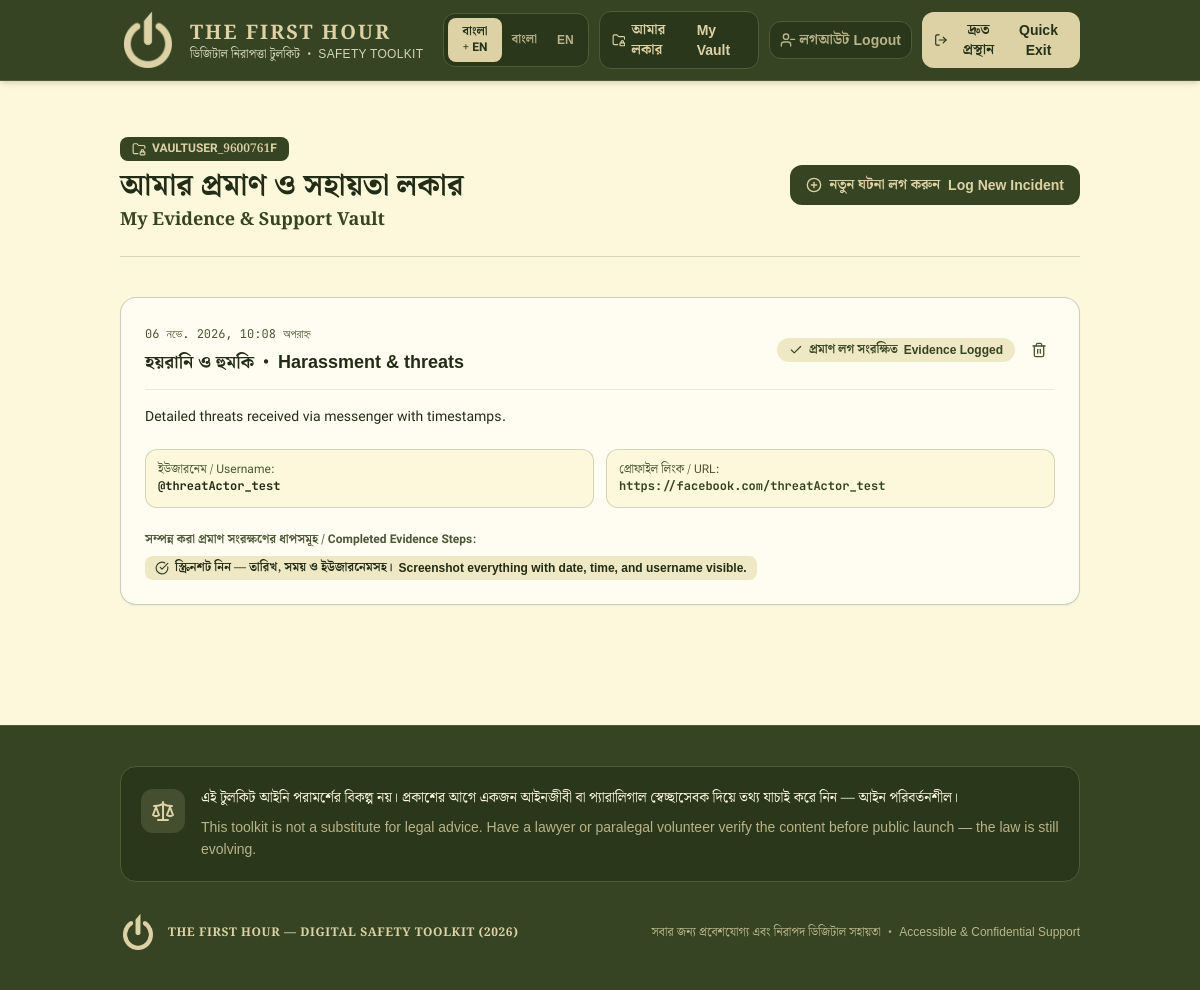
The app's page /dashboard/ (signed in) with its own data.
### toolkit/models.py (models this page shows, shortened)
class IncidentReport(models.Model):
    statusChoices = [
        ('saved', 'প্রমাণ সংরক্ষিত / Evidence Saved'),
        ('supportRequested', 'সহায়তা চাওয়া হয়েছে / Support Requested'),
        ('resolved', 'সমাধান হয়েছে / Resolved'),
    ]
    user = models.ForeignKey(User, on_delete=models.CASCADE, related_name='incidentReports')
    situation = models.ForeignKey(Situation, on_delete=models.SET_NULL, null=True)
    offenderUsername = models.CharField(max_length=200, blank=True)
    offenderProfileUrl = models.URLField(max_length=500, blank=True)
    incidentDetails = models.TextField()
    completedEvidenceSteps = models.ManyToManyField(EvidenceStep, blank=True)
    requestPeerSupport = models.BooleanField(default=False)
    contactPreference = models.CharField(max_length=200, blank=True)
    status = models.CharField(max_length=30, choices=statusChoices, default='saved')
    createdAt = models.DateTimeField(auto_now_add=True)
    class Meta:
        ordering = ['-createdAt']

class Situation(models.Model):
    slug = models.SlugField(max_length=100, unique=True)
    titleBn = models.CharField(max_length=200)
    titleEn = models.CharField(max_length=200)
    iconName = models.CharField(max_length=60, default='shield-alert')
    immediateActionBn = models.TextField()
    immediateActionEn = models.TextField()
    detailedStepsBn = models.TextField(blank=True)
    detailedStepsEn = models.TextField(blank=True)
    whatNotToDoBn = models.TextField(blank=True)
    whatNotToDoEn = models.TextField(blank=True)
    platformGuideBn = models.TextField(blank=True)
    platformGuideEn = models.TextField(blank=True)
    actionBtnBn = models.CharField(max_length=100, default='রিপোর্ট করুন')
    actionBtnEn = models.CharField(max_length=100, default='Report Now')
    displayOrder = models.PositiveSmallIntegerField(default=0)
    isActive = models.BooleanField(default=True)
    class Meta:
        ordering = ['displayOrder', 'id']

class EvidenceStep(models.Model):
    stepLabelBn = models.CharField(max_length=10)
    stepNumber = models.PositiveSmallIntegerField(unique=True)
    instructionBn = models.CharField(max_length=255)
    instructionEn = models.CharField(max_length=255)
    class Meta:
        ordering = ['stepNumber']

### toolkit/views.py (the view)
# urls.py: path('dashboard/', views.dashboardView, name='dashboard'),
@login_required(login_url='toolkit:login')
def dashboardView(request):
    reports = IncidentReport.objects.filter(user=request.user).select_related('situation').prefetch_related('completedEvidenceSteps')
    situations = Situation.objects.filter(isActive=True)
    evidenceSteps = EvidenceStep.objects.all()
    contextData = {
        'reports': reports,
        'situations': situations,
        'evidenceSteps': evidenceSteps,
    }
    return render(request, 'toolkit/dashboard.html', contextData)

### templates/toolkit/dashboard.html (shortened to what this page needs)
{% extends 'base.html' %}
{% block content %}
<div class="max-w-5xl mx-auto px-4 sm:px-6 lg:px-8 py-10 sm:py-14 space-y-10">
    <div class="flex flex-col sm:flex-row sm:items-center justify-between gap-4 pb-6 border-b border-brand/20">
        <div class="space-y-1">
            <span class="inline-flex items-center gap-1.5 px-3 py-1 rounded-lg bg-brand text-brand-gold text-xs font-bold uppercase">
                <i data-lucide="folder-lock" class="w-3.5 h-3.5" aria-hidden="true"></i>
                <span>{{ user.username }}</span>
            </span>
            <h1 class="text-2xl sm:text-3xl font-bold text-ink">
                <span class="lang-bn">আমার প্রমাণ ও সহায়তা লকার</span>
                <span class="block lang-en font-title text-lg font-bold text-brand">My Evidence &amp; Support Vault</span>
            </h1>
        </div>
        <a href="{% url 'toolkit:home' %}#userActionVault" class="inline-flex items-center gap-2 px-4 py-2.5 rounded-xl bg-brand hover:bg-brand-dark text-brand-gold text-sm font-bold transition-colors focus-ring shrink-0">
            <i data-lucide="plus-circle" class="w-4 h-4" aria-hidden="true"></i>
            <span class="lang-bn">নতুন ঘটনা লগ করুন</span>
            <span class="lang-en font-en">Log New Incident</span>
        </a>
    </div>
    {% if reports %}
    <div class="space-y-4">
        {% for report in reports %}
        <article class="bg-surface rounded-2xl border border-brand/25 p-6 shadow-sm space-y-4">
            <div class="flex flex-col sm:flex-row sm:items-center justify-between gap-3 border-b border-brand/10 pb-3">
                <div class="space-y-0.5">
                    <span class="text-xs font-mono text-muted">{{ report.createdAt|date:"d M Y, h:i A" }}</span>
                    <h2 class="text-lg font-bold text-ink">
                        {% if report.situation %}
                            <span class="lang-bn">{{ report.situation.titleBn }}</span>
                            <span class="lang-sep mx-1">•</span>
                            <span class="lang-en font-en">{{ report.situation.titleEn }}</span>
                        {% else %}
                            <span class="lang-bn">সাধারণ ঘটনা</span>
                            <span class="lang-en font-en">General Incident</span>
                        {% endif %}
                    </h2>
                </div>
                <div class="flex items-center gap-2">
                    {% if report.requestPeerSupport %}
                    <span class="inline-flex items-center gap-1.5 px-3 py-1 rounded-full bg-brand text-brand-gold text-xs font-bold">
                        <i data-lucide="users" class="w-3.5 h-3.5" aria-hidden="true"></i>
                        <span class="lang-bn">পিয়ার-সাপোর্ট চাওয়া হয়েছে</span>
                        <span class="lang-en font-en">Peer Support Requested</span>
                    </span>
                    {% else %}
                    <span class="inline-flex items-center gap-1.5 px-3 py-1 rounded-full bg-brand-soft text-brand text-xs font-bold">
                        <i data-lucide="check" class="w-3.5 h-3.5" aria-hidden="true"></i>
                        <span class="lang-bn">প্রমাণ লগ সংরক্ষিত</span>
                        <span class="lang-en font-en">Evidence Logged</span>
                    </span>
                    {% endif %}
                    <form method="post" action="{% url 'toolkit:deleteIncident' report.id %}">
                        <button type="submit" class="p-2 rounded-lg text-muted hover:text-brand-dark hover:bg-brand-soft transition-colors focus-ring" aria-label="রেকর্ড মুছে ফেলুন / Delete record">
                            <i data-lucide="trash-2" class="w-4 h-4" aria-hidden="true"></i>
                        </button>
                    </form>
                </div>
            </div>
            <p class="text-sm text-ink whitespace-pre-line leading-relaxed">{{ report.incidentDetails }}</p>
            <div class="grid grid-cols-1 sm:grid-cols-2 gap-3 pt-1 text-xs">
                {% if report.offenderUsername %}
                <div class="p-3 rounded-xl bg-canvas border border-brand/20">
                    <span class="text-muted block">ইউজারনেম / Username:</span>
                    <span class="font-mono font-bold text-ink">{{ report.offenderUsername }}</span>
                </div>
                {% endif %}
                {% if report.offenderProfileUrl %}
                <div class="p-3 rounded-xl bg-canvas border border-brand/20 truncate">
                    <span class="text-muted block">প্রোফাইল লিংক / URL:</span>
                    <span class="font-mono font-bold text-brand">{{ report.offenderProfileUrl }}</span>
                </div>
                {% endif %}
            </div>
            {% if report.completedEvidenceSteps.all %}
            <div class="pt-2">
                <span class="block text-xs font-bold text-muted mb-2">সম্পন্ন করা প্রমাণ সংরক্ষণের ধাপসমূহ / Completed Evidence Steps:</span>
                <div class="flex flex-wrap gap-2">
                    {% for step in report.completedEvidenceSteps.all %}
                    <span class="inline-flex items-center gap-1.5 px-2.5 py-1 rounded-lg bg-brand-soft text-ink text-xs font-semibold">
                        <i data-lucide="check-circle" class="w-3.5 h-3.5 text-brand" aria-hidden="true"></i>
                        <span class="lang-bn">{{ step.instructionBn }}</span>
                        <span class="lang-en font-en">{{ step.instructionEn }}</span>
                    </span>
                    {% endfor %}
                </div>
            </div>
            {% endif %}
        </article>
        {% endfor %}
    </div>
    {% endif %}
</div>
{% endblock %}

### records on screen
IncidentReport: createdAt "06 নভে. 2026, 10:08 অপরাহ্ন", situation.titleBn "হয়রানি ও হুমকি", situation.titleEn "Harassment & threats", requestPeerSupport False (drawn), incidentDetails "Detailed threats received via messenger with timestamps.", offenderUsername "@threatActor_test", offenderProfileUrl "https://facebook.com/threatActor_test"
EvidenceStep: instructionBn "স্ক্রিনশট নিন — তারিখ, সময় ও ইউজারনেমসহ।", instructionEn "Screenshot everything with date, time, and username visible."

### other values on screen
{{ user.username }} "VAULTUSER_9600761F"
